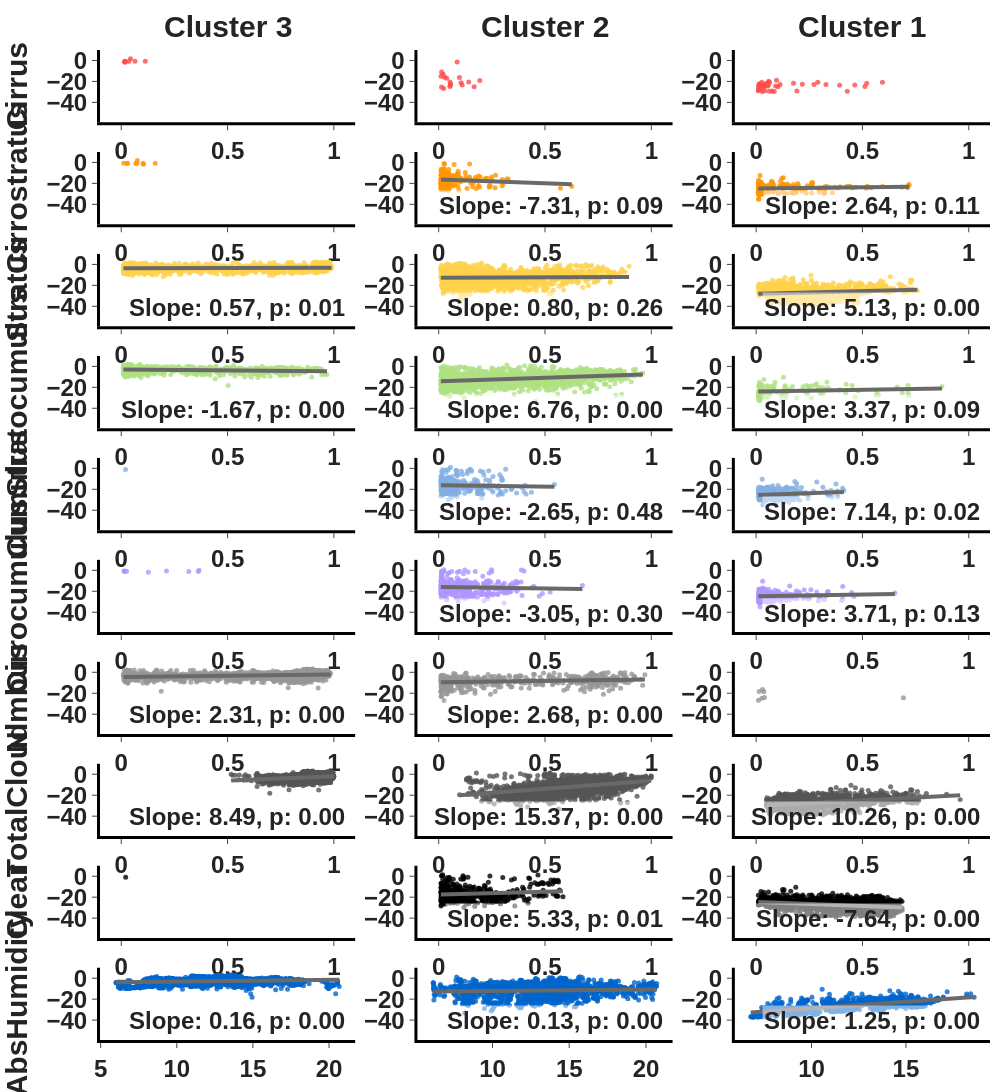

The notebook cell this image was saved under:
### Code cell
colors = [
    '#FF4B4B', '#FF9600', '#FFD24B', '#AFE182',
    '#82AFE1', '#AF96FF', '#969696', '#555555',
    '#000000', '#0066CC'
]
features = [
    'Cirrus_weighted', 'Cirrostratus_weighted', 'Stratus_weighted', 'Stratocumulus_weighted',
    'Cumulus_weighted', 'Cirrocumulus_weighted', 'Nimbus_weighted', 'TotalCloud_weighted',
    'Clear_weighted', 'AbsHumidity'
]
cloud_features = [
    'Cirrus_weighted', 'Cirrostratus_weighted', 'Stratus_weighted', 'Stratocumulus_weighted',
    'Cumulus_weighted', 'Cirrocumulus_weighted', 'Nimbus_weighted', 'TotalCloud_weighted', 'Clear_weighted'
]
target = 'Radiation Value'

clusters = [3, 2, 1]

feature_titles = [f.replace('_weighted', '') for f in features]
cluster_titles = [f"Cluster {c}" for c in clusters]

fig = make_subplots(
    rows=10, 
    cols=3,
    subplot_titles=cluster_titles,
    vertical_spacing=0.03,
    horizontal_spacing=0.07
)

for row_idx, feature in enumerate(features):
    for col_idx, cluster in enumerate(clusters):
        row = row_idx + 1
        col = col_idx + 1
        
        # filter data for the cluster
        df = df_full[df_full['label'] == cluster].copy()
        df['TotalCloud_weighted'] = df[['Cirrus_weighted', 'Cirrostratus_weighted', 'Stratus_weighted',
                                       'Stratocumulus_weighted', 'Cumulus_weighted', 'Cirrocumulus_weighted',
                                       'Nimbus_weighted']].sum(axis=1)
        
        # filter data where feature value >= 0.01
        df_plot = df[df[feature] >= 0.01]
        
        fig.add_trace(
            go.Scatter(
                x=df_plot[feature],
                y=df_plot[target],
                mode='markers',
                marker=dict(
                    size=5,
                    opacity=0.8,
                    color=colors[row_idx % len(colors)]
                )
            ),
            row=row,
            col=col
        )
        
        # if data > 5% then add regression line
        if not df_plot.empty and len(df_plot) / len(df) > 0.05:
            slope, intercept, r_value, p_value, std_err = linregress(df_plot[feature], df_plot[target])
            
            x_range = np.array([df_plot[feature].min(), df_plot[feature].max()])
            y_range = slope * x_range + intercept
            
            fig.add_trace(
                go.Scatter(
                    x=x_range,
                    y=y_range,
                    mode='lines',
                    line=dict(color='dimgrey', width=4)
                ),
                row=row,
                col=col
            )
            
            fig.add_annotation(
                x=0.97, y=0.05,
                xref="x domain", yref="y domain",
                text=f"Slope: {slope:.2f}, p: {p_value:.2f}",
                showarrow=False,
                row=row, col=col,
                align='right',
                font=dict(size=24, family='Arial', weight='bold'),
                bgcolor="rgba(255, 255, 255, 0.5)"
            )

        if feature in cloud_features:
            fig.update_xaxes(range=[-0.1, 1.1], row=row, col=col)
        elif feature == 'Absolute_Humidity(g/m^3)':
            fig.update_xaxes(range=[5, 25], row=row, col=col)
        
        if col == 1:
            fig.update_yaxes(title_text=feature_titles[row_idx], row=row, col=col,
                             title_font=dict(size=30, family='Arial', weight='bold'))

fig.update_yaxes(range=[-59, 10])
fig.update_layout(
    height=2000,
    width=1000,
    showlegend=False,
    margin=dict(l=40, r=10, t=50, b=30),
    template='simple_white',
)
fig.update_xaxes(tickfont=dict(size=24, family='Arial', weight='bold'), linewidth=3, linecolor='black')
fig.update_yaxes(tickfont=dict(size=24, family='Arial', weight='bold'), linewidth=3, linecolor='black')

for annotation in fig['layout']['annotations']:
    if annotation['text'] in cluster_titles:
        annotation['font'] = dict(size=30, family='Arial', weight='bold')
        annotation['y'] += 0.005

fig.show()

### Figure 1 — Plotly figure (JSON) as saved in the notebook; plotly's stock layout.template omitted (floating-point values rounded to 4 significant figures; data arrays with more than 128 entries replaced by an {"elided": "..."} marker saying what was removed)
{"data": [{"marker": {"color": "#FF4B4B", "opacity": 0.8, "size": 5}, "mode": "markers", "type": "scatter", "x": [0.03535, 0.06468, 0.01721, 0.1129, 0.0435, 0.01791, 0.01531], "xaxis": "x", "y": [-0.8479, -0.8548, -0.8308, -0.726, 1.748, -1.807, -1.113], "yaxis": "y"}, {"marker": {"color": "#FF4B4B", "opacity": 0.8, "size": 5}, "mode": "markers", "type": "scatter", "x": [0.05485, 0.1105, 0.1935, 0.09767, 0.1669, 0.05353, 0.02329, 0.05532, 0.01307, 0.105, 0.1413, 0.05253, 0.01093, 0.03771, 0.02744, 0.02134, 0.01355, 0.08676], "xaxis": "x2", "y": [-22.46, -23.33, -19.07, -16.28, -25.14, -20.62, -26.86, -23.64, -25.25, -21.33, -20.48, -24.92, -15.0, -17.02, -16.04, -13.09, -10.95, -1.564], "yaxis": "y2"}, {"marker": {"color": "#FF4B4B", "opacity": 0.8, "size": 5}, "mode": "markers", "type": "scatter", "x": [0.05727, 0.01701, 0.04036, 0.01365, 0.09185, 0.06345, 0.176, 0.09589, 0.01455, 0.01282, 0.062, 0.02888, 0.01764, 0.08503, 0.1916, 0.01199, 0.4289, 0.01022, 0.04095, 0.07428, 0.02768, 0.05484, 0.0381, 0.02117, 0.01841, 0.04258, 0.02633, 0.2899, 0.1024, 0.01385, 0.01129, 0.05905, 0.2718, 0.3288, 0.2174, 0.5202, 0.4641, 0.03883, 0.3928, 0.01722, 0.5119, 0.05256, 0.5939, 0.1126, 0.01899, 0.02998], "xaxis": "x3", "y": [-23.51, -22.49, -23.98, -22.7, -24.47, -20.78, -21.67, -18.88, -24.43, -26.74, -29.44, -29.69, -27.34, -29.58, -29.16, -28.13, -29.29, -28.84, -28.81, -29.09, -25.8, -24.39, -24.87, -23.82, -22.98, -22.16, -20.71, -20.72, -25.15, -27.41, -24.67, -19.76, -23.02, -22.88, -22.75, -21.69, -23.33, -24.32, -23.55, -24.36, -24.77, -21.54, -20.69, -23.0, -24.16, -23.75], "yaxis": "y3"}, {"marker": {"color": "#FF9600", "opacity": 0.8, "size": 5}, "mode": "markers", "type": "scatter", "x": [0.07298, 0.1024, 0.02808, 0.01162, 0.02919, 0.1597, 0.07572, 0.1046, 0.0689], "xaxis": "x4", "y": [-0.8479, -0.8548, -0.8308, -0.836, -1.036, -0.726, 1.748, -1.807, -1.113], "yaxis": "y4"}, {"marker": {"color": "#FF9600", "opacity": 0.8, "size": 5}, "mode": "markers", "type": "scatter", "x": {"elided": "171 float values"}, "xaxis": "x5", "y": {"elided": "171 float values"}, "yaxis": "y5"}, {"line": {"color": "dimgrey", "width": 4}, "mode": "lines", "type": "scatter", "x": [0.01019, 0.626], "xaxis": "x5", "y": [-16.34, -20.85], "yaxis": "y5"}, {"marker": {"color": "#FF9600", "opacity": 0.8, "size": 5}, "mode": "markers", "type": "scatter", "x": {"elided": "185 float values"}, "xaxis": "x6", "y": {"elided": "185 float values"}, "yaxis": "y6"}, {"line": {"color": "dimgrey", "width": 4}, "mode": "lines", "type": "scatter", "x": [0.01, 0.7191], "xaxis": "x6", "y": [-24.98, -23.11], "yaxis": "y6"}, {"marker": {"color": "#FFD24B", "opacity": 0.8, "size": 5}, "mode": "markers", "type": "scatter", "x": {"elided": "1009 float values"}, "xaxis": "x7", "y": {"elided": "1009 float values"}, "yaxis": "y7"}, {"line": {"color": "dimgrey", "width": 4}, "mode": "lines", "type": "scatter", "x": [0.01005, 0.9889], "xaxis": "x7", "y": [-3.718, -3.158], "yaxis": "y7"}, {"marker": {"color": "#FFD24B", "opacity": 0.8, "size": 5}, "mode": "markers", "type": "scatter", "x": {"elided": "1775 float values"}, "xaxis": "x8", "y": {"elided": "1775 float values"}, "yaxis": "y8"}, {"line": {"color": "dimgrey", "width": 4}, "mode": "lines", "type": "scatter", "x": [0.01008, 0.8954], "xaxis": "x8", "y": [-12.65, -11.94], "yaxis": "y8"}, {"marker": {"color": "#FFD24B", "opacity": 0.8, "size": 5}, "mode": "markers", "type": "scatter", "x": {"elided": "1175 float values"}, "xaxis": "x9", "y": {"elided": "1175 float values"}, "yaxis": "y9"}, {"line": {"color": "dimgrey", "width": 4}, "mode": "lines", "type": "scatter", "x": [0.01039, 0.7586], "xaxis": "x9", "y": [-28.06, -24.23], "yaxis": "y9"}, {"marker": {"color": "#AFE182", "opacity": 0.8, "size": 5}, "mode": "markers", "type": "scatter", "x": {"elided": "943 float values"}, "xaxis": "x10", "y": {"elided": "943 float values"}, "yaxis": "y10"}, {"line": {"color": "dimgrey", "width": 4}, "mode": "lines", "type": "scatter", "x": [0.01001, 0.9677], "xaxis": "x10", "y": [-2.934, -4.534], "yaxis": "y10"}, {"marker": {"color": "#AFE182", "opacity": 0.8, "size": 5}, "mode": "markers", "type": "scatter", "x": {"elided": "1576 float values"}, "xaxis": "x11", "y": {"elided": "1576 float values"}, "yaxis": "y11"}, {"line": {"color": "dimgrey", "width": 4}, "mode": "lines", "type": "scatter", "x": [0.01011, 0.9602], "xaxis": "x11", "y": [-14.09, -7.66], "yaxis": "y11"}, {"marker": {"color": "#AFE182", "opacity": 0.8, "size": 5}, "mode": "markers", "type": "scatter", "x": {"elided": "132 float values"}, "xaxis": "x12", "y": {"elided": "132 float values"}, "yaxis": "y12"}, {"line": {"color": "dimgrey", "width": 4}, "mode": "lines", "type": "scatter", "x": [0.01027, 0.874], "xaxis": "x12", "y": [-24.05, -21.14], "yaxis": "y12"}, {"marker": {"color": "#82AFE1", "opacity": 0.8, "size": 5}, "mode": "markers", "type": "scatter", "x": [0.01997], "xaxis": "x13", "y": [-1.187], "yaxis": "y13"}, {"marker": {"color": "#82AFE1", "opacity": 0.8, "size": 5}, "mode": "markers", "type": "scatter", "x": {"elided": "270 float values"}, "xaxis": "x14", "y": {"elided": "270 float values"}, "yaxis": "y14"}, {"line": {"color": "dimgrey", "width": 4}, "mode": "lines", "type": "scatter", "x": [0.01024, 0.5442], "xaxis": "x14", "y": [-16.15, -17.57], "yaxis": "y14"}, {"marker": {"color": "#82AFE1", "opacity": 0.8, "size": 5}, "mode": "markers", "type": "scatter", "x": {"elided": "234 float values"}, "xaxis": "x15", "y": {"elided": "234 float values"}, "yaxis": "y15"}, {"line": {"color": "dimgrey", "width": 4}, "mode": "lines", "type": "scatter", "x": [0.01001, 0.4124], "xaxis": "x15", "y": [-25.34, -22.47], "yaxis": "y15"}, {"marker": {"color": "#AF96FF", "opacity": 0.8, "size": 5}, "mode": "markers", "type": "scatter", "x": [0.02486, 0.01647, 0.3175, 0.3623, 0.3654, 0.2127, 0.01272, 0.1277, 0.01521], "xaxis": "x16", "y": [-0.836, -0.8273, -1.045, -1.036, 0.0364, -0.5495, -0.726, -1.807, -1.113], "yaxis": "y16"}, {"marker": {"color": "#AF96FF", "opacity": 0.8, "size": 5}, "mode": "markers", "type": "scatter", "x": {"elided": "317 float values"}, "xaxis": "x17", "y": {"elided": "317 float values"}, "yaxis": "y17"}, {"line": {"color": "dimgrey", "width": 4}, "mode": "lines", "type": "scatter", "x": [0.01015, 0.6758], "xaxis": "x17", "y": [-15.86, -17.89], "yaxis": "y17"}, {"marker": {"color": "#AF96FF", "opacity": 0.8, "size": 5}, "mode": "markers", "type": "scatter", "x": {"elided": "199 float values"}, "xaxis": "x18", "y": {"elided": "199 float values"}, "yaxis": "y18"}, {"line": {"color": "dimgrey", "width": 4}, "mode": "lines", "type": "scatter", "x": [0.01064, 0.6523], "xaxis": "x18", "y": [-24.87, -22.49], "yaxis": "y18"}, {"marker": {"color": "#969696", "opacity": 0.8, "size": 5}, "mode": "markers", "type": "scatter", "x": {"elided": "2781 float values"}, "xaxis": "x19", "y": {"elided": "2781 float values"}, "yaxis": "y19"}, {"line": {"color": "dimgrey", "width": 4}, "mode": "lines", "type": "scatter", "x": [0.01075, 0.9846], "xaxis": "x19", "y": [-4.436, -2.189], "yaxis": "y19"}, {"marker": {"color": "#969696", "opacity": 0.8, "size": 5}, "mode": "markers", "type": "scatter", "x": {"elided": "499 float values"}, "xaxis": "x20", "y": {"elided": "499 float values"}, "yaxis": "y20"}, {"line": {"color": "dimgrey", "width": 4}, "mode": "lines", "type": "scatter", "x": [0.01011, 0.9698], "xaxis": "x20", "y": [-9.509, -6.936], "yaxis": "y20"}, {"marker": {"color": "#969696", "opacity": 0.8, "size": 5}, "mode": "markers", "type": "scatter", "x": [0.01132, 0.01413, 0.6927, 0.03037, 0.03612, 0.02734, 0.03924], "xaxis": "x21", "y": [-26.7, -18.28, -24.35, -16.49, -18.59, -24.79, -24.18], "yaxis": "y21"}, {"marker": {"color": "#555555", "opacity": 0.8, "size": 5}, "mode": "markers", "type": "scatter", "x": {"elided": "3048 float values"}, "xaxis": "x22", "y": {"elided": "3048 float values"}, "yaxis": "y22"}, {"line": {"color": "dimgrey", "width": 4}, "mode": "lines", "type": "scatter", "x": [0.5165, 0.9992], "xaxis": "x22", "y": [-5.904, -1.807], "yaxis": "y22"}, {"marker": {"color": "#555555", "opacity": 0.8, "size": 5}, "mode": "markers", "type": "scatter", "x": {"elided": "2083 float values"}, "xaxis": "x23", "y": {"elided": "2083 float values"}, "yaxis": "y23"}, {"line": {"color": "dimgrey", "width": 4}, "mode": "lines", "type": "scatter", "x": [0.09791, 0.9993], "xaxis": "x23", "y": [-20.1, -6.244], "yaxis": "y23"}, {"marker": {"color": "#555555", "opacity": 0.8, "size": 5}, "mode": "markers", "type": "scatter", "x": {"elided": "1199 float values"}, "xaxis": "x24", "y": {"elided": "1199 float values"}, "yaxis": "y24"}, {"line": {"color": "dimgrey", "width": 4}, "mode": "lines", "type": "scatter", "x": [0.04755, 0.9597], "xaxis": "x24", "y": [-29.47, -20.11], "yaxis": "y24"}, {"marker": {"color": "#000000", "opacity": 0.8, "size": 5}, "mode": "markers", "type": "scatter", "x": [0.02067], "xaxis": "x25", "y": [-1.045], "yaxis": "y25"}, {"marker": {"color": "#000000", "opacity": 0.8, "size": 5}, "mode": "markers", "type": "scatter", "x": {"elided": "479 float values"}, "xaxis": "x26", "y": {"elided": "479 float values"}, "yaxis": "y26"}, {"line": {"color": "dimgrey", "width": 4}, "mode": "lines", "type": "scatter", "x": [0.01023, 0.5845], "xaxis": "x26", "y": [-17.45, -14.39], "yaxis": "y26"}, {"marker": {"color": "#000000", "opacity": 0.8, "size": 5}, "mode": "markers", "type": "scatter", "x": {"elided": "1097 float values"}, "xaxis": "x27", "y": {"elided": "1097 float values"}, "yaxis": "y27"}, {"line": {"color": "dimgrey", "width": 4}, "mode": "lines", "type": "scatter", "x": [0.01035, 0.687], "xaxis": "x27", "y": [-24.63, -29.8], "yaxis": "y27"}, {"marker": {"color": "#0066CC", "opacity": 0.8, "size": 5}, "mode": "markers", "type": "scatter", "x": {"elided": "3048 float values"}, "xaxis": "x28", "y": {"elided": "3048 float values"}, "yaxis": "y28"}, {"line": {"color": "dimgrey", "width": 4}, "mode": "lines", "type": "scatter", "x": [6.0, 20.67], "xaxis": "x28", "y": [-3.908, -1.563], "yaxis": "y28"}, {"marker": {"color": "#0066CC", "opacity": 0.8, "size": 5}, "mode": "markers", "type": "scatter", "x": {"elided": "2078 float values"}, "xaxis": "x29", "y": {"elided": "2078 float values"}, "yaxis": "y29"}, {"line": {"color": "dimgrey", "width": 4}, "mode": "lines", "type": "scatter", "x": [6.144, 20.7], "xaxis": "x29", "y": [-12.77, -10.81], "yaxis": "y29"}, {"marker": {"color": "#0066CC", "opacity": 0.8, "size": 5}, "mode": "markers", "type": "scatter", "x": {"elided": "1100 float values"}, "xaxis": "x30", "y": {"elided": "1100 float values"}, "yaxis": "y30"}, {"line": {"color": "dimgrey", "width": 4}, "mode": "lines", "type": "scatter", "x": [6.784, 18.61], "xaxis": "x30", "y": [-32.73, -17.99], "yaxis": "y30"}], "layout": {"annotations": [{"font": {"family": "Arial", "size": 30, "weight": "bold"}, "showarrow": false, "text": "Cluster 3", "x": 0.1433, "xanchor": "center", "xref": "paper", "y": 1.005, "yanchor": "bottom", "yref": "paper"}, {"font": {"family": "Arial", "size": 30, "weight": "bold"}, "showarrow": false, "text": "Cluster 2", "x": 0.5, "xanchor": "center", "xref": "paper", "y": 1.005, "yanchor": "bottom", "yref": "paper"}, {"font": {"family": "Arial", "size": 30, "weight": "bold"}, "showarrow": false, "text": "Cluster 1", "x": 0.8567, "xanchor": "center", "xref": "paper", "y": 1.005, "yanchor": "bottom", "yref": "paper"}, {"align": "right", "bgcolor": "rgba(255, 255, 255, 0.5)", "font": {"family": "Arial", "size": 24, "weight": "bold"}, "showarrow": false, "text": "Slope: -7.31, p: 0.09", "x": 0.97, "xref": "x5 domain", "y": 0.05, "yref": "y5 domain"}, {"align": "right", "bgcolor": "rgba(255, 255, 255, 0.5)", "font": {"family": "Arial", "size": 24, "weight": "bold"}, "showarrow": false, "text": "Slope: 2.64, p: 0.11", "x": 0.97, "xref": "x6 domain", "y": 0.05, "yref": "y6 domain"}, {"align": "right", "bgcolor": "rgba(255, 255, 255, 0.5)", "font": {"family": "Arial", "size": 24, "weight": "bold"}, "showarrow": false, "text": "Slope: 0.57, p: 0.01", "x": 0.97, "xref": "x7 domain", "y": 0.05, "yref": "y7 domain"}, {"align": "right", "bgcolor": "rgba(255, 255, 255, 0.5)", "font": {"family": "Arial", "size": 24, "weight": "bold"}, "showarrow": false, "text": "Slope: 0.80, p: 0.26", "x": 0.97, "xref": "x8 domain", "y": 0.05, "yref": "y8 domain"}, {"align": "right", "bgcolor": "rgba(255, 255, 255, 0.5)", "font": {"family": "Arial", "size": 24, "weight": "bold"}, "showarrow": false, "text": "Slope: 5.13, p: 0.00", "x": 0.97, "xref": "x9 domain", "y": 0.05, "yref": "y9 domain"}, {"align": "right", "bgcolor": "rgba(255, 255, 255, 0.5)", "font": {"family": "Arial", "size": 24, "weight": "bold"}, "showarrow": false, "text": "Slope: -1.67, p: 0.00", "x": 0.97, "xref": "x10 domain", "y": 0.05, "yref": "y10 domain"}, {"align": "right", "bgcolor": "rgba(255, 255, 255, 0.5)", "font": {"family": "Arial", "size": 24, "weight": "bold"}, "showarrow": false, "text": "Slope: 6.76, p: 0.00", "x": 0.97, "xref": "x11 domain", "y": 0.05, "yref": "y11 domain"}, {"align": "right", "bgcolor": "rgba(255, 255, 255, 0.5)", "font": {"family": "Arial", "size": 24, "weight": "bold"}, "showarrow": false, "text": "Slope: 3.37, p: 0.09", "x": 0.97, "xref": "x12 domain", "y": 0.05, "yref": "y12 domain"}, {"align": "right", "bgcolor": "rgba(255, 255, 255, 0.5)", "font": {"family": "Arial", "size": 24, "weight": "bold"}, "showarrow": false, "text": "Slope: -2.65, p: 0.48", "x": 0.97, "xref": "x14 domain", "y": 0.05, "yref": "y14 domain"}, {"align": "right", "bgcolor": "rgba(255, 255, 255, 0.5)", "font": {"family": "Arial", "size": 24, "weight": "bold"}, "showarrow": false, "text": "Slope: 7.14, p: 0.02", "x": 0.97, "xref": "x15 domain", "y": 0.05, "yref": "y15 domain"}, {"align": "right", "bgcolor": "rgba(255, 255, 255, 0.5)", "font": {"family": "Arial", "size": 24, "weight": "bold"}, "showarrow": false, "text": "Slope: -3.05, p: 0.30", "x": 0.97, "xref": "x17 domain", "y": 0.05, "yref": "y17 domain"}, {"align": "right", "bgcolor": "rgba(255, 255, 255, 0.5)", "font": {"family": "Arial", "size": 24, "weight": "bold"}, "showarrow": false, "text": "Slope: 3.71, p: 0.13", "x": 0.97, "xref": "x18 domain", "y": 0.05, "yref": "y18 domain"}, {"align": "right", "bgcolor": "rgba(255, 255, 255, 0.5)", "font": {"family": "Arial", "size": 24, "weight": "bold"}, "showarrow": false, "text": "Slope: 2.31, p: 0.00", "x": 0.97, "xref": "x19 domain", "y": 0.05, "yref": "y19 domain"}, {"align": "right", "bgcolor": "rgba(255, 255, 255, 0.5)", "font": {"family": "Arial", "size": 24, "weight": "bold"}, "showarrow": false, "text": "Slope: 2.68, p: 0.00", "x": 0.97, "xref": "x20 domain", "y": 0.05, "yref": "y20 domain"}, {"align": "right", "bgcolor": "rgba(255, 255, 255, 0.5)", "font": {"family": "Arial", "size": 24, "weight": "bold"}, "showarrow": false, "text": "Slope: 8.49, p: 0.00", "x": 0.97, "xref": "x22 domain", "y": 0.05, "yref": "y22 domain"}, {"align": "right", "bgcolor": "rgba(255, 255, 255, 0.5)", "font": {"family": "Arial", "size": 24, "weight": "bold"}, "showarrow": false, "text": "Slope: 15.37, p: 0.00", "x": 0.97, "xref": "x23 domain", "y": 0.05, "yref": "y23 domain"}, {"align": "right", "bgcolor": "rgba(255, 255, 255, 0.5)", "font": {"family": "Arial", "size": 24, "weight": "bold"}, "showarrow": false, "text": "Slope: 10.26, p: 0.00", "x": 0.97, "xref": "x24 domain", "y": 0.05, "yref": "y24 domain"}, {"align": "right", "bgcolor": "rgba(255, 255, 255, 0.5)", "font": {"family": "Arial", "size": 24, "weight": "bold"}, "showarrow": false, "text": "Slope: 5.33, p: 0.01", "x": 0.97, "xref": "x26 domain", "y": 0.05, "yref": "y26 domain"}, {"align": "right", "bgcolor": "rgba(255, 255, 255, 0.5)", "font": {"family": "Arial", "size": 24, "weight": "bold"}, "showarrow": false, "text": "Slope: -7.64, p: 0.00", "x": 0.97, "xref": "x27 domain", "y": 0.05, "yref": "y27 domain"}, {"align": "right", "bgcolor": "rgba(255, 255, 255, 0.5)", "font": {"family": "Arial", "size": 24, "weight": "bold"}, "showarrow": false, "text": "Slope: 0.16, p: 0.00", "x": 0.97, "xref": "x28 domain", "y": 0.05, "yref": "y28 domain"}, {"align": "right", "bgcolor": "rgba(255, 255, 255, 0.5)", "font": {"family": "Arial", "size": 24, "weight": "bold"}, "showarrow": false, "text": "Slope: 0.13, p: 0.00", "x": 0.97, "xref": "x29 domain", "y": 0.05, "yref": "y29 domain"}, {"align": "right", "bgcolor": "rgba(255, 255, 255, 0.5)", "font": {"family": "Arial", "size": 24, "weight": "bold"}, "showarrow": false, "text": "Slope: 1.25, p: 0.00", "x": 0.97, "xref": "x30 domain", "y": 0.05, "yref": "y30 domain"}], "height": 2000, "margin": {"b": 30, "l": 40, "r": 10, "t": 50}, "showlegend": false, "width": 1000, "xaxis": {"anchor": "y", "domain": [0, 0.2867], "linecolor": "black", "linewidth": 3, "range": [-0.1, 1.1], "tickfont": {"family": "Arial", "size": 24, "weight": "bold"}}, "xaxis10": {"anchor": "y10", "domain": [0, 0.2867], "linecolor": "black", "linewidth": 3, "range": [-0.1, 1.1], "tickfont": {"family": "Arial", "size": 24, "weight": "bold"}}, "xaxis11": {"anchor": "y11", "domain": [0.3567, 0.6433], "linecolor": "black", "linewidth": 3, "range": [-0.1, 1.1], "tickfont": {"family": "Arial", "size": 24, "weight": "bold"}}, "xaxis12": {"anchor": "y12", "domain": [0.7133, 1], "linecolor": "black", "linewidth": 3, "range": [-0.1, 1.1], "tickfont": {"family": "Arial", "size": 24, "weight": "bold"}}, "xaxis13": {"anchor": "y13", "domain": [0, 0.2867], "linecolor": "black", "linewidth": 3, "range": [-0.1, 1.1], "tickfont": {"family": "Arial", "size": 24, "weight": "bold"}}, "xaxis14": {"anchor": "y14", "domain": [0.3567, 0.6433], "linecolor": "black", "linewidth": 3, "range": [-0.1, 1.1], "tickfont": {"family": "Arial", "size": 24, "weight": "bold"}}, "xaxis15": {"anchor": "y15", "domain": [0.7133, 1], "linecolor": "black", "linewidth": 3, "range": [-0.1, 1.1], "tickfont": {"family": "Arial", "size": 24, "weight": "bold"}}, "xaxis16": {"anchor": "y16", "domain": [0, 0.2867], "linecolor": "black", "linewidth": 3, "range": [-0.1, 1.1], "tickfont": {"family": "Arial", "size": 24, "weight": "bold"}}, "xaxis17": {"anchor": "y17", "domain": [0.3567, 0.6433], "linecolor": "black", "linewidth": 3, "range": [-0.1, 1.1], "tickfont": {"family": "Arial", "size": 24, "weight": "bold"}}, "xaxis18": {"anchor": "y18", "domain": [0.7133, 1], "linecolor": "black", "linewidth": 3, "range": [-0.1, 1.1], "tickfont": {"family": "Arial", "size": 24, "weight": "bold"}}, "xaxis19": {"anchor": "y19", "domain": [0, 0.2867], "linecolor": "black", "linewidth": 3, "range": [-0.1, 1.1], "tickfont": {"family": "Arial", "size": 24, "weight": "bold"}}, "xaxis2": {"anchor": "y2", "domain": [0.3567, 0.6433], "linecolor": "black", "linewidth": 3, "range": [-0.1, 1.1], "tickfont": {"family": "Arial", "size": 24, "weight": "bold"}}, "xaxis20": {"anchor": "y20", "domain": [0.3567, 0.6433], "linecolor": "black", "linewidth": 3, "range": [-0.1, 1.1], "tickfont": {"family": "Arial", "size": 24, "weight": "bold"}}, "xaxis21": {"anchor": "y21", "domain": [0.7133, 1], "linecolor": "black", "linewidth": 3, "range": [-0.1, 1.1], "tickfont": {"family": "Arial", "size": 24, "weight": "bold"}}, "xaxis22": {"anchor": "y22", "domain": [0, 0.2867], "linecolor": "black", "linewidth": 3, "range": [-0.1, 1.1], "tickfont": {"family": "Arial", "size": 24, "weight": "bold"}}, "xaxis23": {"anchor": "y23", "domain": [0.3567, 0.6433], "linecolor": "black", "linewidth": 3, "range": [-0.1, 1.1], "tickfont": {"family": "Arial", "size": 24, "weight": "bold"}}, "xaxis24": {"anchor": "y24", "domain": [0.7133, 1], "linecolor": "black", "linewidth": 3, "range": [-0.1, 1.1], "tickfont": {"family": "Arial", "size": 24, "weight": "bold"}}, "xaxis25": {"anchor": "y25", "domain": [0, 0.2867], "linecolor": "black", "linewidth": 3, "range": [-0.1, 1.1], "tickfont": {"family": "Arial", "size": 24, "weight": "bold"}}, "xaxis26": {"anchor": "y26", "domain": [0.3567, 0.6433], "linecolor": "black", "linewidth": 3, "range": [-0.1, 1.1], "tickfont": {"family": "Arial", "size": 24, "weight": "bold"}}, "xaxis27": {"anchor": "y27", "domain": [0.7133, 1], "linecolor": "black", "linewidth": 3, "range": [-0.1, 1.1], "tickfont": {"family": "Arial", "size": 24, "weight": "bold"}}, "xaxis28": {"anchor": "y28", "domain": [0, 0.2867], "linecolor": "black", "linewidth": 3, "tickfont": {"family": "Arial", "size": 24, "weight": "bold"}}, "xaxis29": {"anchor": "y29", "domain": [0.3567, 0.6433], "linecolor": "black", "linewidth": 3, "tickfont": {"family": "Arial", "size": 24, "weight": "bold"}}, "xaxis3": {"anchor": "y3", "domain": [0.7133, 1], "linecolor": "black", "linewidth": 3, "range": [-0.1, 1.1], "tickfont": {"family": "Arial", "size": 24, "weight": "bold"}}, "xaxis30": {"anchor": "y30", "domain": [0.7133, 1], "linecolor": "black", "linewidth": 3, "tickfont": {"family": "Arial", "size": 24, "weight": "bold"}}, "xaxis4": {"anchor": "y4", "domain": [0, 0.2867], "linecolor": "black", "linewidth": 3, "range": [-0.1, 1.1], "tickfont": {"family": "Arial", "size": 24, "weight": "bold"}}, "xaxis5": {"anchor": "y5", "domain": [0.3567, 0.6433], "linecolor": "black", "linewidth": 3, "range": [-0.1, 1.1], "tickfont": {"family": "Arial", "size": 24, "weight": "bold"}}, "xaxis6": {"anchor": "y6", "domain": [0.7133, 1], "linecolor": "black", "linewidth": 3, "range": [-0.1, 1.1], "tickfont": {"family": "Arial", "size": 24, "weight": "bold"}}, "xaxis7": {"anchor": "y7", "domain": [0, 0.2867], "linecolor": "black", "linewidth": 3, "range": [-0.1, 1.1], "tickfont": {"family": "Arial", "size": 24, "weight": "bold"}}, "xaxis8": {"anchor": "y8", "domain": [0.3567, 0.6433], "linecolor": "black", "linewidth": 3, "range": [-0.1, 1.1], "tickfont": {"family": "Arial", "size": 24, "weight": "bold"}}, "xaxis9": {"anchor": "y9", "domain": [0.7133, 1], "linecolor": "black", "linewidth": 3, "range": [-0.1, 1.1], "tickfont": {"family": "Arial", "size": 24, "weight": "bold"}}, "yaxis": {"anchor": "x", "domain": [0.927, 1.0], "linecolor": "black", "linewidth": 3, "range": [-59, 10], "tickfont": {"family": "Arial", "size": 24, "weight": "bold"}, "title": {"font": {"family": "Arial", "size": 30, "weight": "bold"}, "text": "Cirrus"}}, "yaxis10": {"anchor": "x10", "domain": [0.618, 0.691], "linecolor": "black", "linewidth": 3, "range": [-59, 10], "tickfont": {"family": "Arial", "size": 24, "weight": "bold"}, "title": {"font": {"family": "Arial", "size": 30, "weight": "bold"}, "text": "Stratocumulus"}}, "yaxis11": {"anchor": "x11", "domain": [0.618, 0.691], "linecolor": "black", "linewidth": 3, "range": [-59, 10], "tickfont": {"family": "Arial", "size": 24, "weight": "bold"}}, "yaxis12": {"anchor": "x12", "domain": [0.618, 0.691], "linecolor": "black", "linewidth": 3, "range": [-59, 10], "tickfont": {"family": "Arial", "size": 24, "weight": "bold"}}, "yaxis13": {"anchor": "x13", "domain": [0.515, 0.588], "linecolor": "black", "linewidth": 3, "range": [-59, 10], "tickfont": {"family": "Arial", "size": 24, "weight": "bold"}, "title": {"font": {"family": "Arial", "size": 30, "weight": "bold"}, "text": "Cumulus"}}, "yaxis14": {"anchor": "x14", "domain": [0.515, 0.588], "linecolor": "black", "linewidth": 3, "range": [-59, 10], "tickfont": {"family": "Arial", "size": 24, "weight": "bold"}}, "yaxis15": {"anchor": "x15", "domain": [0.515, 0.588], "linecolor": "black", "linewidth": 3, "range": [-59, 10], "tickfont": {"family": "Arial", "size": 24, "weight": "bold"}}, "yaxis16": {"anchor": "x16", "domain": [0.412, 0.485], "linecolor": "black", "linewidth": 3, "range": [-59, 10], "tickfont": {"family": "Arial", "size": 24, "weight": "bold"}, "title": {"font": {"family": "Arial", "size": 30, "weight": "bold"}, "text": "Cirrocumulus"}}, "yaxis17": {"anchor": "x17", "domain": [0.412, 0.485], "linecolor": "black", "linewidth": 3, "range": [-59, 10], "tickfont": {"family": "Arial", "size": 24, "weight": "bold"}}, "yaxis18": {"anchor": "x18", "domain": [0.412, 0.485], "linecolor": "black", "linewidth": 3, "range": [-59, 10], "tickfont": {"family": "Arial", "size": 24, "weight": "bold"}}, "yaxis19": {"anchor": "x19", "domain": [0.309, 0.382], "linecolor": "black", "linewidth": 3, "range": [-59, 10], "tickfont": {"family": "Arial", "size": 24, "weight": "bold"}, "title": {"font": {"family": "Arial", "size": 30, "weight": "bold"}, "text": "Nimbus"}}, "yaxis2": {"anchor": "x2", "domain": [0.927, 1.0], "linecolor": "black", "linewidth": 3, "range": [-59, 10], "tickfont": {"family": "Arial", "size": 24, "weight": "bold"}}, "yaxis20": {"anchor": "x20", "domain": [0.309, 0.382], "linecolor": "black", "linewidth": 3, "range": [-59, 10], "tickfont": {"family": "Arial", "size": 24, "weight": "bold"}}, "yaxis21": {"anchor": "x21", "domain": [0.309, 0.382], "linecolor": "black", "linewidth": 3, "range": [-59, 10], "tickfont": {"family": "Arial", "size": 24, "weight": "bold"}}, "yaxis22": {"anchor": "x22", "domain": [0.206, 0.279], "linecolor": "black", "linewidth": 3, "range": [-59, 10], "tickfont": {"family": "Arial", "size": 24, "weight": "bold"}, "title": {"font": {"family": "Arial", "size": 30, "weight": "bold"}, "text": "TotalCloud"}}, "yaxis23": {"anchor": "x23", "domain": [0.206, 0.279], "linecolor": "black", "linewidth": 3, "range": [-59, 10], "tickfont": {"family": "Arial", "size": 24, "weight": "bold"}}, "yaxis24": {"anchor": "x24", "domain": [0.206, 0.279], "linecolor": "black", "linewidth": 3, "range": [-59, 10], "tickfont": {"family": "Arial", "size": 24, "weight": "bold"}}, "yaxis25": {"anchor": "x25", "domain": [0.103, 0.176], "linecolor": "black", "linewidth": 3, "range": [-59, 10], "tickfont": {"family": "Arial", "size": 24, "weight": "bold"}, "title": {"font": {"family": "Arial", "size": 30, "weight": "bold"}, "text": "Clear"}}, "yaxis26": {"anchor": "x26", "domain": [0.103, 0.176], "linecolor": "black", "linewidth": 3, "range": [-59, 10], "tickfont": {"family": "Arial", "size": 24, "weight": "bold"}}, "yaxis27": {"anchor": "x27", "domain": [0.103, 0.176], "linecolor": "black", "linewidth": 3, "range": [-59, 10], "tickfont": {"family": "Arial", "size": 24, "weight": "bold"}}, "yaxis28": {"anchor": "x28", "domain": [0, 0.073], "linecolor": "black", "linewidth": 3, "range": [-59, 10], "tickfont": {"family": "Arial", "size": 24, "weight": "bold"}, "title": {"font": {"family": "Arial", "size": 30, "weight": "bold"}, "text": "AbsHumidity"}}, "yaxis29": {"anchor": "x29", "domain": [0, 0.073], "linecolor": "black", "linewidth": 3, "range": [-59, 10], "tickfont": {"family": "Arial", "size": 24, "weight": "bold"}}, "yaxis3": {"anchor": "x3", "domain": [0.927, 1.0], "linecolor": "black", "linewidth": 3, "range": [-59, 10], "tickfont": {"family": "Arial", "size": 24, "weight": "bold"}}, "yaxis30": {"anchor": "x30", "domain": [0, 0.073], "linecolor": "black", "linewidth": 3, "range": [-59, 10], "tickfont": {"family": "Arial", "size": 24, "weight": "bold"}}, "yaxis4": {"anchor": "x4", "domain": [0.824, 0.897], "linecolor": "black", "linewidth": 3, "range": [-59, 10], "tickfont": {"family": "Arial", "size": 24, "weight": "bold"}, "title": {"font": {"family": "Arial", "size": 30, "weight": "bold"}, "text": "Cirrostratus"}}, "yaxis5": {"anchor": "x5", "domain": [0.824, 0.897], "linecolor": "black", "linewidth": 3, "range": [-59, 10], "tickfont": {"family": "Arial", "size": 24, "weight": "bold"}}, "yaxis6": {"anchor": "x6", "domain": [0.824, 0.897], "linecolor": "black", "linewidth": 3, "range": [-59, 10], "tickfont": {"family": "Arial", "size": 24, "weight": "bold"}}, "yaxis7": {"anchor": "x7", "domain": [0.721, 0.794], "linecolor": "black", "linewidth": 3, "range": [-59, 10], "tickfont": {"family": "Arial", "size": 24, "weight": "bold"}, "title": {"font": {"family": "Arial", "size": 30, "weight": "bold"}, "text": "Stratus"}}, "yaxis8": {"anchor": "x8", "domain": [0.721, 0.794], "linecolor": "black", "linewidth": 3, "range": [-59, 10], "tickfont": {"family": "Arial", "size": 24, "weight": "bold"}}, "yaxis9": {"anchor": "x9", "domain": [0.721, 0.794], "linecolor": "black", "linewidth": 3, "range": [-59, 10], "tickfont": {"family": "Arial", "size": 24, "weight": "bold"}}}}
